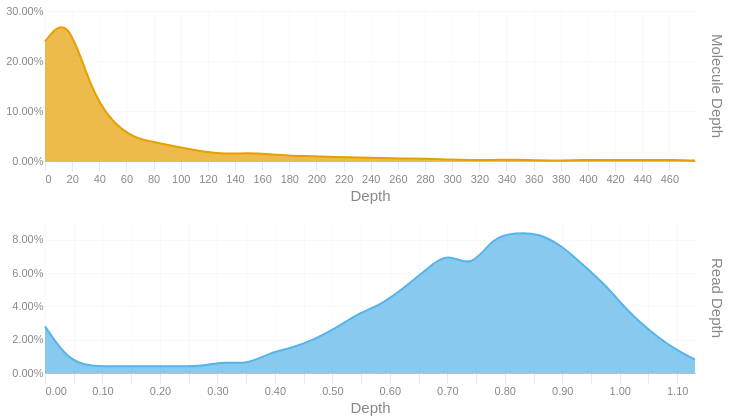

Here is the notebook cell this chart was saved with:
### Code cell
readdep = depth_hist(tb['Read Depth'], q99, 3)
readdep = readdep.with_columns(pl.lit('Read Depth').alias('Metric'))
if not SKIPLR:
    moldep = depth_hist(tb['Molecule Depth'], mol_q99, 1)
    moldep = moldep.with_columns(pl.lit('Molecule Depth').alias('Metric'))
    _hist = pl.concat([readdep, moldep])
    _hist = _hist.filter(pl.col('Proportion') != 0)
    with SafeRender(_hist):
        (
            alt.Chart(_hist)        
            .mark_area(interpolate = "basis")
            .encode(
                x=alt.X('Bin:Q').scale(domainMin=0).axis(alt.Axis(title='Depth')),
                y = alt.Y('Proportion:Q', title = None).axis(format = '.2%'),
                color = alt.Color('Metric:N').legend(None),
                row = alt.Row("Metric:N").header(title = None, labelOrient = 'right'),
                tooltip = [
                    alt.Tooltip("Metric:N", title = "Metric"),
                    alt.Tooltip('Interval:N', title = "Depth Interval"),
                    alt.Tooltip('Proportion:Q', title = "% Alignments").format('.2%')
                ]
            )
            .resolve_scale(x='independent', y='independent')
            .properties(
                height = 150, width = 650,
                usermeta={'embedOptions': {'downloadFileName': f'{samplename}.depth.hist'}}
            )
        ).display()
else:
    readdep = readdep.filter(pl.col('Proportion') != 0)
    with SafeRender(readdep):
        (
            alt.Chart(readdep)        
            .mark_area(interpolate = "basis")
            .encode(
                x=alt.X('Bin:Q').scale(domainMin=0).axis(alt.Axis(title='Depth')),
                y = alt.Y('Proportion:Q', title = None).axis(format = '.2%'),
                tooltip = [
                    alt.Tooltip('Interval:N', title = "Depth Interval"),
                    alt.Tooltip('Proportion:Q', title = "% Alignments").format('.2%')
                ]
            )
            .properties(
                usermeta={'embedOptions': {'downloadFileName': f'{samplename}.depth.hist'}}
            )
        ).display()

### Figure 1 — Vega-Lite specification as saved in the notebook (floating-point values rounded to 4 significant figures)
{"width": 650, "height": 150, "config": {"title": {"anchor": "start", "dy": -15, "fontSize": 18, "color": "#888888", "subtitleColor": "#888888", "subtitleFontSize": 14}, "arc": {"fill": "#0072B2"}, "axis": {"domainColor": "#888888", "domainWidth": 0.5, "gridWidth": 0.2, "grid": false, "titleFontWeight": 400, "titleFontSize": 15, "labelFontSize": 11, "labelColor": "#888888", "tickColor": "#888888", "tickWidth": 0.2, "titleColor": "#888888"}, "axisBand": {"grid": false}, "axisX": {"grid": true, "tickSize": 10, "domainCap": "round"}, "axisY": {"domain": false, "grid": true, "tickSize": 0, "domainCap": "round"}, "background": "transparent", "header": {"labelFontSize": 15, "labelColor": "#888888", "titleFontSize": 15, "titleFontWeight": 600, "titleColor": "#888888"}, "legend": {"labelFont": "sans-serif", "labelFontSize": 12, "labelColor": "#888888", "symbolSize": 100, "symbolType": "circle", "titleFontSize": 12, "titlePadding": 10, "titleColor": "#888888", "title": null}, "range": {"category": ["#E69F00", "#56B4E9", "#009E73", "#F0E442", "#0072B2", "#D55E00", "#CC79A7", "#000000"], "diverging": ["#cfe8f3", "#a2d4ec", "#73bfe2", "#46abdb", "#1696d2", "#12719e"]}, "area": {"fill": "#0072B2", "fillOpacity": 0.7, "line": true, "strokeOpacity": 0.7}, "line": {"color": "#0072B2", "stroke": "#0072B2", "strokeWidth": 2}, "trail": {"color": "#0072B2", "stroke": "#0072B2", "strokeWidth": 0, "size": 1}, "point": {"filled": true, "fillOpacity": 1.0, "size": 95}, "text": {"color": "#888888", "fontSize": 11, "align": "right", "fontWeight": 400, "size": 11}, "bar": {"fill": "#0072B2", "stroke": null}, "view": {"stroke": null, "continuousWidth": 660, "continuousHeight": 400}}, "data": {"name": "data-0b7e38fb6ecd6b7e04fc25c88a1a9f13"}, "mark": {"type": "area", "interpolate": "basis"}, "encoding": {"color": {"field": "Metric", "legend": null, "type": "nominal"}, "row": {"field": "Metric", "header": {"title": null, "labelOrient": "right"}, "type": "nominal"}, "tooltip": [{"field": "Metric", "title": "Metric", "type": "nominal"}, {"field": "Interval", "title": "Depth Interval", "type": "nominal"}, {"field": "Proportion", "format": ".2%", "title": "% Alignments", "type": "quantitative"}], "x": {"axis": {"title": "Depth"}, "field": "Bin", "scale": {"domainMin": 0}, "type": "quantitative"}, "y": {"axis": {"format": ".2%"}, "field": "Proportion", "title": null, "type": "quantitative"}}, "resolve": {"scale": {"x": "independent", "y": "independent"}}, "usermeta": {"embedOptions": {"downloadFileName": "S3_Musquodoboit_593.depth.hist"}}, "$schema": "https://vega.github.io/schema/vega-lite/v6.1.0.json", "datasets": {"data-0b7e38fb6ecd6b7e04fc25c88a1a9f13": [{"Bin": 0.0, "Interval": "0.0-0.039", "Proportion": 0.028, "Metric": "Read Depth"}, {"Bin": 0.039, "Interval": "0.039-0.078", "Proportion": 0.008, "Metric": "Read Depth"}, {"Bin": 0.078, "Interval": "0.078-0.117", "Proportion": 0.004, "Metric": "Read Depth"}, {"Bin": 0.117, "Interval": "0.117-0.156", "Proportion": 0.004, "Metric": "Read Depth"}, {"Bin": 0.156, "Interval": "0.156-0.195", "Proportion": 0.004, "Metric": "Read Depth"}, {"Bin": 0.195, "Interval": "0.195-0.234", "Proportion": 0.004, "Metric": "Read Depth"}, {"Bin": 0.234, "Interval": "0.234-0.273", "Proportion": 0.004, "Metric": "Read Depth"}, {"Bin": 0.273, "Interval": "0.273-0.312", "Proportion": 0.004, "Metric": "Read Depth"}, {"Bin": 0.312, "Interval": "0.312-0.351", "Proportion": 0.007, "Metric": "Read Depth"}, {"Bin": 0.351, "Interval": "0.351-0.39", "Proportion": 0.005, "Metric": "Read Depth"}, {"Bin": 0.39, "Interval": "0.39-0.429", "Proportion": 0.012, "Metric": "Read Depth"}, {"Bin": 0.429, "Interval": "0.429-0.468", "Proportion": 0.015, "Metric": "Read Depth"}, {"Bin": 0.468, "Interval": "0.468-0.507", "Proportion": 0.02, "Metric": "Read Depth"}, {"Bin": 0.507, "Interval": "0.507-0.546", "Proportion": 0.027, "Metric": "Read Depth"}, {"Bin": 0.546, "Interval": "0.546-0.585", "Proportion": 0.036, "Metric": "Read Depth"}, {"Bin": 0.585, "Interval": "0.585-0.624", "Proportion": 0.041, "Metric": "Read Depth"}, {"Bin": 0.624, "Interval": "0.624-0.663", "Proportion": 0.051, "Metric": "Read Depth"}, {"Bin": 0.663, "Interval": "0.663-0.702", "Proportion": 0.062, "Metric": "Read Depth"}, {"Bin": 0.702, "Interval": "0.702-0.741", "Proportion": 0.073, "Metric": "Read Depth"}, {"Bin": 0.741, "Interval": "0.741-0.78", "Proportion": 0.062, "Metric": "Read Depth"}, {"Bin": 0.78, "Interval": "0.78-0.819", "Proportion": 0.082, "Metric": "Read Depth"}, {"Bin": 0.819, "Interval": "0.819-0.858", "Proportion": 0.084, "Metric": "Read Depth"}, {"Bin": 0.858, "Interval": "0.858-0.897", "Proportion": 0.084, "Metric": "Read Depth"}, {"Bin": 0.897, "Interval": "0.897-0.936", "Proportion": 0.077, "Metric": "Read Depth"}, {"Bin": 0.936, "Interval": "0.936-0.975", "Proportion": 0.065, "Metric": "Read Depth"}, {"Bin": 0.975, "Interval": "0.975-1.014", "Proportion": 0.053, "Metric": "Read Depth"}, {"Bin": 1.014, "Interval": "1.014-1.053", "Proportion": 0.037, "Metric": "Read Depth"}, {"Bin": 1.053, "Interval": "1.053-1.092", "Proportion": 0.025, "Metric": "Read Depth"}, {"Bin": 1.092, "Interval": "1.092-1.131", "Proportion": 0.015, "Metric": "Read Depth"}, {"Bin": 1.131, "Interval": "1.131-1.17", "Proportion": 0.008, "Metric": "Read Depth"}, {"Bin": 0.0, "Interval": "0.0-16.5", "Proportion": 0.239, "Metric": "Molecule Depth"}, {"Bin": 16.5, "Interval": "16.5-33.0", "Proportion": 0.296, "Metric": "Molecule Depth"}, {"Bin": 33.0, "Interval": "33.0-49.5", "Proportion": 0.146, "Metric": "Molecule Depth"}, {"Bin": 49.5, "Interval": "49.5-66.1", "Proportion": 0.076, "Metric": "Molecule Depth"}, {"Bin": 66.1, "Interval": "66.1-82.6", "Proportion": 0.045, "Metric": "Molecule Depth"}, {"Bin": 82.6, "Interval": "82.6-99.1", "Proportion": 0.037, "Metric": "Molecule Depth"}, {"Bin": 99.1, "Interval": "99.1-115.6", "Proportion": 0.027, "Metric": "Molecule Depth"}, {"Bin": 115.6, "Interval": "115.6-132.1", "Proportion": 0.019, "Metric": "Molecule Depth"}, {"Bin": 132.1, "Interval": "132.1-148.6", "Proportion": 0.014, "Metric": "Molecule Depth"}, {"Bin": 148.6, "Interval": "148.6-165.1", "Proportion": 0.016, "Metric": "Molecule Depth"}, {"Bin": 165.1, "Interval": "165.1-181.7", "Proportion": 0.014, "Metric": "Molecule Depth"}, {"Bin": 181.7, "Interval": "181.7-198.2", "Proportion": 0.01, "Metric": "Molecule Depth"}, {"Bin": 198.2, "Interval": "198.2-214.7", "Proportion": 0.01, "Metric": "Molecule Depth"}, {"Bin": 214.7, "Interval": "214.7-231.2", "Proportion": 0.008, "Metric": "Molecule Depth"}, {"Bin": 231.2, "Interval": "231.2-247.7", "Proportion": 0.007, "Metric": "Molecule Depth"}, {"Bin": 247.7, "Interval": "247.7-264.2", "Proportion": 0.006, "Metric": "Molecule Depth"}, {"Bin": 264.2, "Interval": "264.2-280.7", "Proportion": 0.005, "Metric": "Molecule Depth"}, {"Bin": 280.7, "Interval": "280.7-297.3", "Proportion": 0.005, "Metric": "Molecule Depth"}, {"Bin": 297.3, "Interval": "297.3-313.8", "Proportion": 0.003, "Metric": "Molecule Depth"}, {"Bin": 313.8, "Interval": "313.8-330.3", "Proportion": 0.002, "Metric": "Molecule Depth"}, {"Bin": 330.3, "Interval": "330.3-346.8", "Proportion": 0.002, "Metric": "Molecule Depth"}, {"Bin": 346.8, "Interval": "346.8-363.3", "Proportion": 0.003, "Metric": "Molecule Depth"}, {"Bin": 363.3, "Interval": "363.3-379.8", "Proportion": 0.001, "Metric": "Molecule Depth"}, {"Bin": 379.8, "Interval": "379.8-396.3", "Proportion": 0.001, "Metric": "Molecule Depth"}, {"Bin": 396.3, "Interval": "396.3-412.8", "Proportion": 0.002, "Metric": "Molecule Depth"}, {"Bin": 412.8, "Interval": "412.8-429.4", "Proportion": 0.002, "Metric": "Molecule Depth"}, {"Bin": 429.4, "Interval": "429.4-445.9", "Proportion": 0.002, "Metric": "Molecule Depth"}, {"Bin": 445.9, "Interval": "445.9-462.4", "Proportion": 0.002, "Metric": "Molecule Depth"}, {"Bin": 462.4, "Interval": "462.4-478.9", "Proportion": 0.002, "Metric": "Molecule Depth"}, {"Bin": 478.9, "Interval": "478.9-495.42", "Proportion": 0.001, "Metric": "Molecule Depth"}]}}
